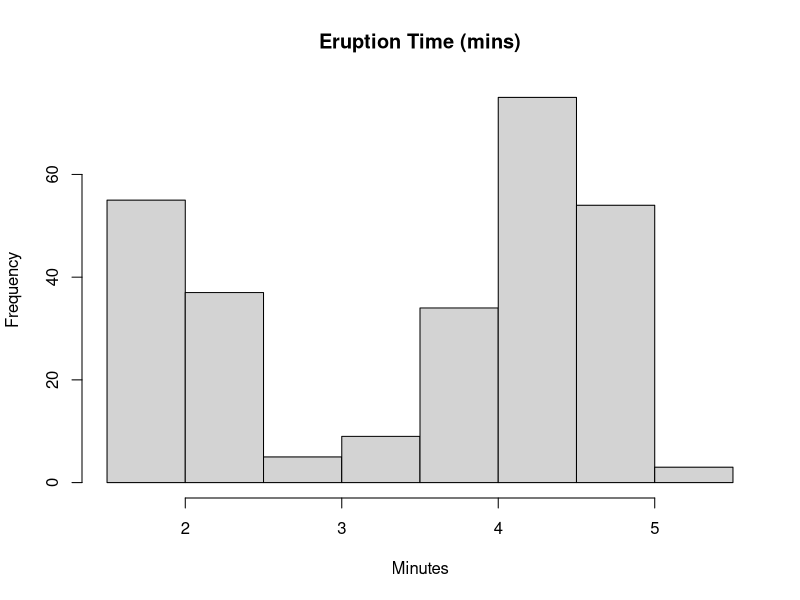
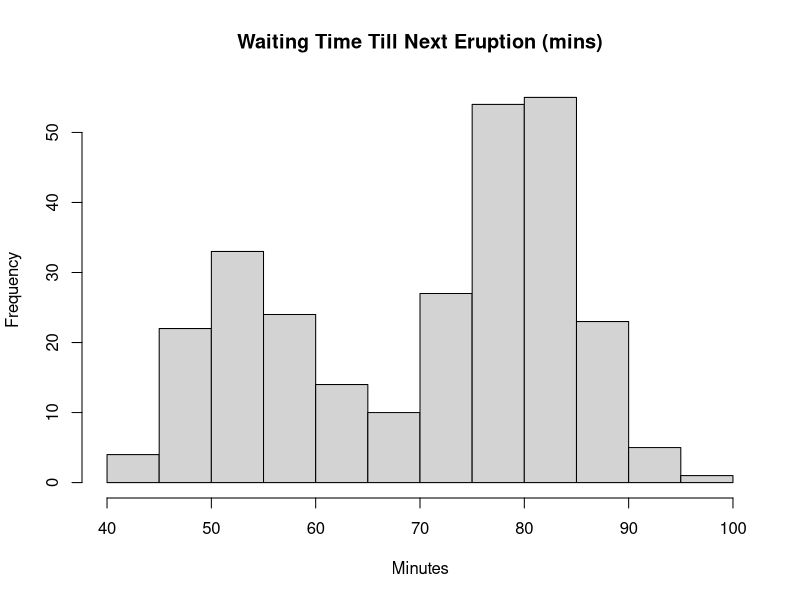
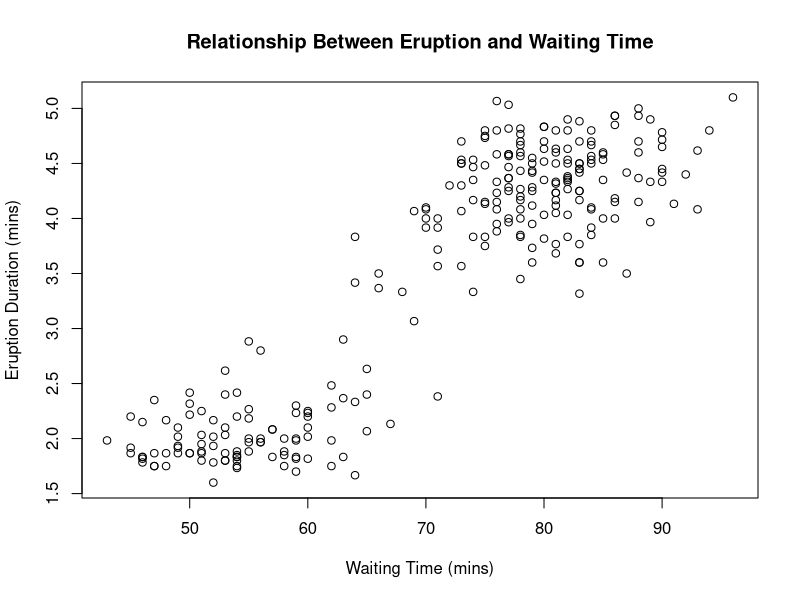

Reproduce these figures in R, in order.
## ---- chunk 1
knitr::opts_chunk$set(echo = TRUE, eval = TRUE,  
                      warning = FALSE, message = FALSE, 
                      fig.align = "center",
                      R.options=list(max.print=100))

# Edit the file starting below
## ---- chunk 2
library(dplyr)
library(datasets)
head(faithful)
## ---- chunk 3
# Open package tidyverse
library(tidyverse)
# Using the glimpse function from tidyverse
glimpse(faithful)
## ---- chunk 4
# Using the function summary()
summary(faithful)
## ---- chunk 5
# Histogram for Eruption Time
hist(faithful$eruptions,
     main = "Eruption Time (mins)",
     xlab = "Minutes")
# Histogram for Waiting Time
hist(faithful$waiting,
     main = "Waiting Time Till Next Eruption (mins)",
     xlab = "Minutes")
## ---- chunk 6
# Filtering eruptions when waiting is less than or equal to 1 hour
less_1 = faithful %>% filter(waiting<=60)
# Calculate the mean
mean(less_1$eruptions)
# Filtering eruptions when waiting is more than 1 hour
greater_1 = faithful %>% filter(waiting>60)
# Calculate the mean
mean(greater_1$eruptions)
## ---- chunk 7
# Creating a scatter plot
plot(faithful$waiting, faithful$eruptions,
     # Title
     main = "Relationship Between Eruption and Waiting Time",
     xlab = "Waiting Time (mins)",
     ylab = "Eruption Duration (mins)")

